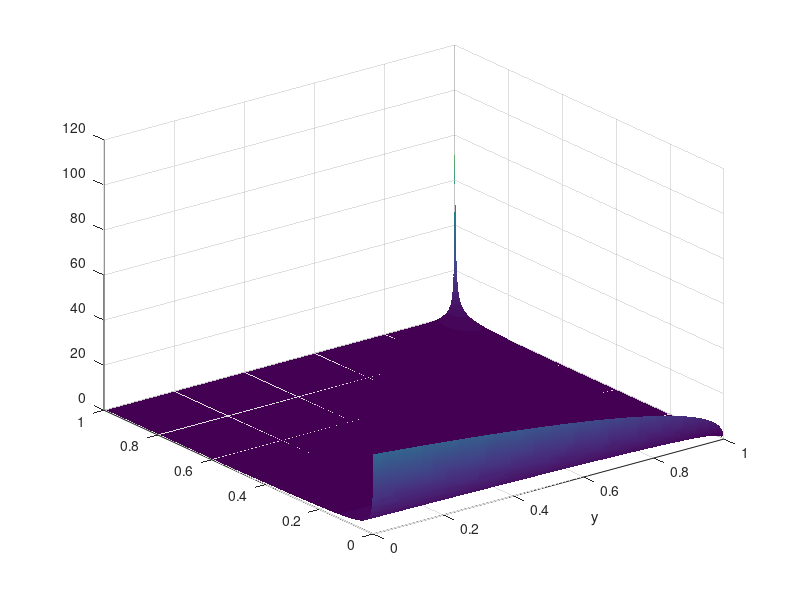
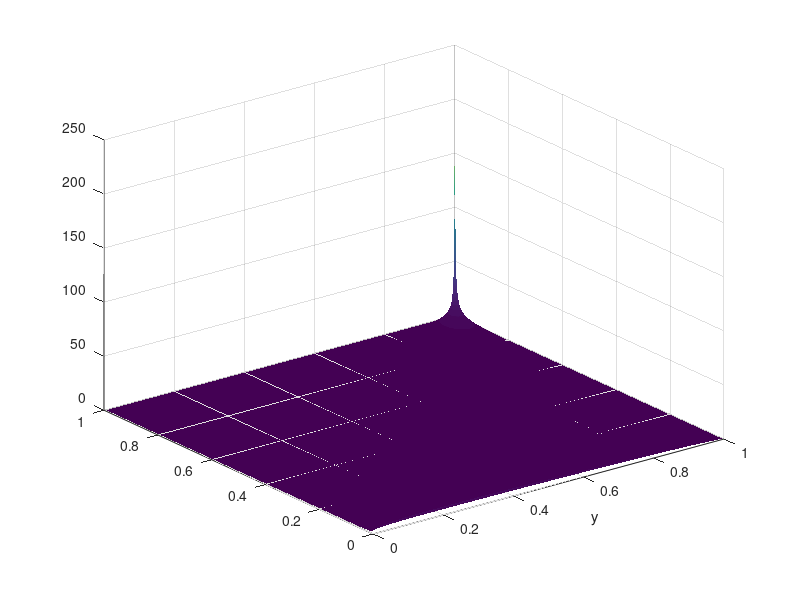
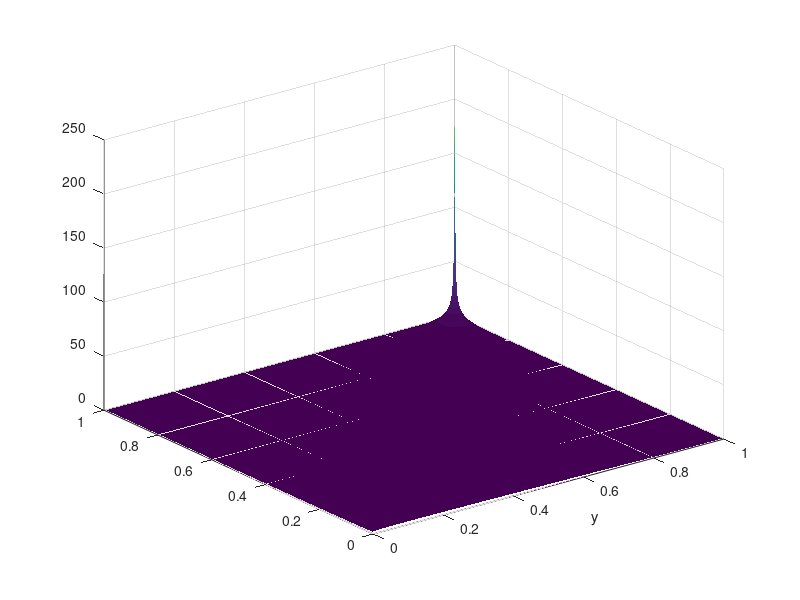
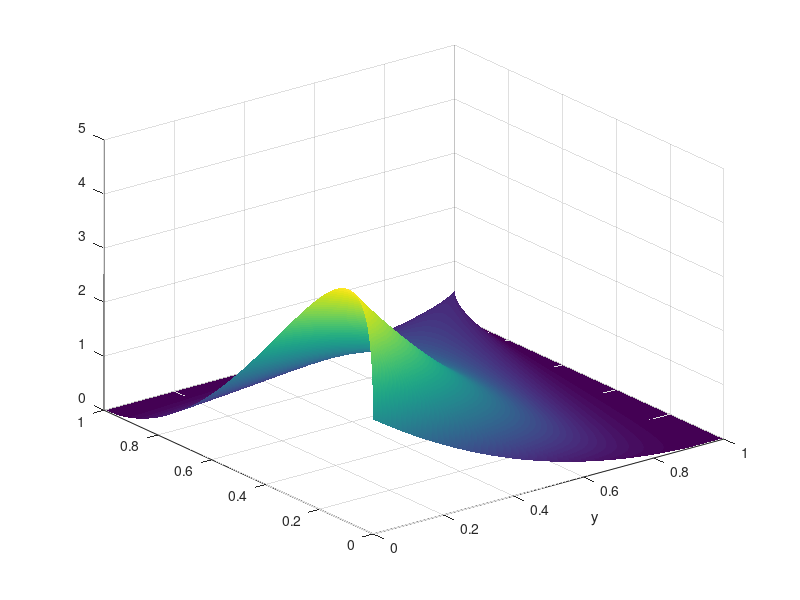

The MATLAB script that drew these images, in order: (Note: a time limit stopped this script after it produced the figures.)
%**************************************************************************
%--- Bivariate beta distribution
%--- Author : Jen-Hao Chen(a) and  Wen-Liang Hung(b)
%---          a: Institute for Computational and Modeling Science, National 
%---             Tsing Hua University, Hsin-Chu, Taiwan
%---          b: Center of Teacher Education, National Tsing Hua University
%---             Hsin-Chu, Taiwan 
%**************************************************************************


n    =  9   ;     %--- Number of function


xmin = 0.0 ;  xmax = 1.0 ;
ymin = 0.0 ;  ymax = 1.0 ;
h    = 0.001 ;


cx = xmin : h : xmax ;
cx = cx( 2 : length(cx)-1 );   %---delete 0 and 1

cy = ymin : h : ymax ;
cy = cy( 2 : length(cy)-1 );   %---delete 0 and 1

[xx,yy] = meshgrid(cx,cy);

nx = length(cx);
ny = length(cy);
ng = nx*ny ;                 %--- Number of grid points

fv     = zeros(ng,1) ;    
ofv    = zeros(ng,n) ;    
ofv_2D = zeros(nx,ny,n) ; 


%---Construct function values
pa  = [ 0.4 0.7 0.9   1.2  1    1.6   4  5  8  ];
pb  = [ 1   1.2 1.1   1    1.5  1.6   4  6  8  ];
pc  = [ 1   1   1     2    2.5  3     5.5    5  8  ];



for i = 1 : n
    B = gamma(pa(i))*gamma(pb(i))*gamma(pc(i))/gamma(pa(i)+pb(i)+pc(i));
    ofv_2D(:,:,i) = transpose(    ( xx.^(pa(i)-1) ).*( yy.^(pb(i)-1) ).*( (1-xx).^(pb(i)+pc(i)-1) ).*( (1-yy).^(pa(i)+pc(i)-1) )  ...
                               ./ ( B * ( (1-xx.*yy).^(pa(i)+pb(i)+pc(i)) ) ) );    
end



for i = 1 : n
    surf( xx , yy , ofv_2D(:,:,i) );  shading interp
    xlabel('x');
    xlabel('y');
    filename = strcat( 'Fig_2D_beta_',num2str(i),'_pdf.eps' ) ;
    saveas(gcf,filename,'psc2') ; 
    hold off
end


for i = 1 : n
    for j = 1 : nx
        for k = 1 : ny
            ofv((j-1)*ny+k,i) = ofv_2D(j,k,i);
        end
    end
end
